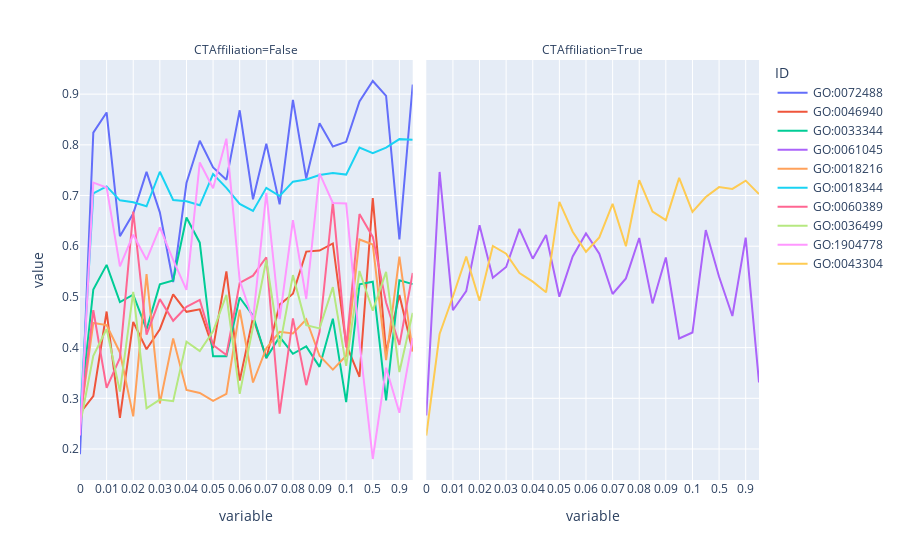

Notebook source saved alongside this figure:
### Code cell
fig = px.line(data_frame=auc_merged_CT_melted, 
              x = "variable", 
              y = "value", 
              facet_col = "CTAffiliation",
              color = 'ID')
fig.show()

### Figure 1 — Plotly figure (JSON) as saved in the notebook; plotly's stock layout.template omitted (floating-point values rounded to 4 significant figures)
{"data": [{"hovertemplate": "ID=GO:0072488<br>CTAffiliation=False<br>variable=%{x}<br>value=%{y}<extra></extra>", "legendgroup": "GO:0072488", "line": {"color": "#636efa", "dash": "solid"}, "marker": {"symbol": "circle"}, "mode": "lines", "name": "GO:0072488", "orientation": "v", "showlegend": true, "type": "scatter", "x": ["0", "0.005", "0.01", "0.015", "0.02", "0.025", "0.03", "0.035", "0.04", "0.045", "0.05", "0.055", "0.06", "0.065", "0.07", "0.075", "0.08", "0.085", "0.09", "0.095", "0.1", "0.3", "0.5", "0.7", "0.9", "1"], "xaxis": "x", "y": [0.1896, 0.8241, 0.8638, 0.6198, 0.6645, 0.7466, 0.6669, 0.5293, 0.7246, 0.8081, 0.7555, 0.7309, 0.8682, 0.6926, 0.8021, 0.6825, 0.8887, 0.7337, 0.8426, 0.7968, 0.8059, 0.8854, 0.9259, 0.8964, 0.6136, 0.9189], "yaxis": "y"}, {"hovertemplate": "ID=GO:0046940<br>CTAffiliation=False<br>variable=%{x}<br>value=%{y}<extra></extra>", "legendgroup": "GO:0046940", "line": {"color": "#EF553B", "dash": "solid"}, "marker": {"symbol": "circle"}, "mode": "lines", "name": "GO:0046940", "orientation": "v", "showlegend": true, "type": "scatter", "x": ["0", "0.005", "0.01", "0.015", "0.02", "0.025", "0.03", "0.035", "0.04", "0.045", "0.05", "0.055", "0.06", "0.065", "0.07", "0.075", "0.08", "0.085", "0.09", "0.095", "0.1", "0.3", "0.5", "0.7", "0.9", "1"], "xaxis": "x", "y": [0.2705, 0.3044, 0.4712, 0.2614, 0.4508, 0.3968, 0.4363, 0.5051, 0.4706, 0.4754, 0.3991, 0.5503, 0.3349, 0.4591, 0.3792, 0.4847, 0.5063, 0.5894, 0.5914, 0.6055, 0.4064, 0.3425, 0.6949, 0.3913, 0.5037, 0.3927], "yaxis": "y"}, {"hovertemplate": "ID=GO:0033344<br>CTAffiliation=False<br>variable=%{x}<br>value=%{y}<extra></extra>", "legendgroup": "GO:0033344", "line": {"color": "#00cc96", "dash": "solid"}, "marker": {"symbol": "circle"}, "mode": "lines", "name": "GO:0033344", "orientation": "v", "showlegend": true, "type": "scatter", "x": ["0", "0.005", "0.01", "0.015", "0.02", "0.025", "0.03", "0.035", "0.04", "0.045", "0.05", "0.055", "0.06", "0.065", "0.07", "0.075", "0.08", "0.085", "0.09", "0.095", "0.1", "0.3", "0.5", "0.7", "0.9", "1"], "xaxis": "x", "y": [0.2695, 0.5146, 0.5632, 0.4897, 0.5045, 0.4358, 0.5248, 0.5323, 0.6568, 0.607, 0.3829, 0.383, 0.4989, 0.4631, 0.3794, 0.4213, 0.3878, 0.4024, 0.3621, 0.457, 0.2924, 0.525, 0.5301, 0.296, 0.5328, 0.5253], "yaxis": "y"}, {"hovertemplate": "ID=GO:0061045<br>CTAffiliation=True<br>variable=%{x}<br>value=%{y}<extra></extra>", "legendgroup": "GO:0061045", "line": {"color": "#ab63fa", "dash": "solid"}, "marker": {"symbol": "circle"}, "mode": "lines", "name": "GO:0061045", "orientation": "v", "showlegend": true, "type": "scatter", "x": ["0", "0.005", "0.01", "0.015", "0.02", "0.025", "0.03", "0.035", "0.04", "0.045", "0.05", "0.055", "0.06", "0.065", "0.07", "0.075", "0.08", "0.085", "0.09", "0.095", "0.1", "0.3", "0.5", "0.7", "0.9", "1"], "xaxis": "x2", "y": [0.2661, 0.7465, 0.4738, 0.5113, 0.6413, 0.5377, 0.5591, 0.6342, 0.5755, 0.6222, 0.5005, 0.5797, 0.6251, 0.5851, 0.5058, 0.5365, 0.6161, 0.4872, 0.5778, 0.418, 0.4299, 0.6319, 0.5399, 0.4624, 0.6171, 0.3312], "yaxis": "y2"}, {"hovertemplate": "ID=GO:0018216<br>CTAffiliation=False<br>variable=%{x}<br>value=%{y}<extra></extra>", "legendgroup": "GO:0018216", "line": {"color": "#FFA15A", "dash": "solid"}, "marker": {"symbol": "circle"}, "mode": "lines", "name": "GO:0018216", "orientation": "v", "showlegend": true, "type": "scatter", "x": ["0", "0.005", "0.01", "0.015", "0.02", "0.025", "0.03", "0.035", "0.04", "0.045", "0.05", "0.055", "0.06", "0.065", "0.07", "0.075", "0.08", "0.085", "0.09", "0.095", "0.1", "0.3", "0.5", "0.7", "0.9", "1"], "xaxis": "x", "y": [0.2583, 0.4487, 0.4445, 0.3905, 0.2643, 0.5448, 0.2897, 0.4179, 0.3165, 0.3105, 0.295, 0.3086, 0.4747, 0.3312, 0.3989, 0.4312, 0.4278, 0.4559, 0.3839, 0.3565, 0.3839, 0.6133, 0.6034, 0.3755, 0.5795, 0.3922], "yaxis": "y"}, {"hovertemplate": "ID=GO:0018344<br>CTAffiliation=False<br>variable=%{x}<br>value=%{y}<extra></extra>", "legendgroup": "GO:0018344", "line": {"color": "#19d3f3", "dash": "solid"}, "marker": {"symbol": "circle"}, "mode": "lines", "name": "GO:0018344", "orientation": "v", "showlegend": true, "type": "scatter", "x": ["0", "0.005", "0.01", "0.015", "0.02", "0.025", "0.03", "0.035", "0.04", "0.045", "0.05", "0.055", "0.06", "0.065", "0.07", "0.075", "0.08", "0.085", "0.09", "0.095", "0.1", "0.3", "0.5", "0.7", "0.9", "1"], "xaxis": "x", "y": [0.2556, 0.7042, 0.718, 0.6905, 0.6869, 0.6788, 0.7469, 0.6911, 0.6889, 0.6808, 0.7422, 0.7151, 0.6835, 0.6695, 0.7153, 0.6991, 0.7274, 0.7318, 0.7406, 0.7445, 0.7414, 0.7947, 0.7833, 0.7945, 0.8113, 0.8101], "yaxis": "y"}, {"hovertemplate": "ID=GO:0060389<br>CTAffiliation=False<br>variable=%{x}<br>value=%{y}<extra></extra>", "legendgroup": "GO:0060389", "line": {"color": "#FF6692", "dash": "solid"}, "marker": {"symbol": "circle"}, "mode": "lines", "name": "GO:0060389", "orientation": "v", "showlegend": true, "type": "scatter", "x": ["0", "0.005", "0.01", "0.015", "0.02", "0.025", "0.03", "0.035", "0.04", "0.045", "0.05", "0.055", "0.06", "0.065", "0.07", "0.075", "0.08", "0.085", "0.09", "0.095", "0.1", "0.3", "0.5", "0.7", "0.9", "1"], "xaxis": "x", "y": [0.2539, 0.4738, 0.3205, 0.3797, 0.6682, 0.4256, 0.4956, 0.4529, 0.4804, 0.4942, 0.4052, 0.3854, 0.5275, 0.5419, 0.5783, 0.2698, 0.4577, 0.3259, 0.4311, 0.687, 0.4003, 0.6635, 0.6184, 0.489, 0.4054, 0.5473], "yaxis": "y"}, {"hovertemplate": "ID=GO:0036499<br>CTAffiliation=False<br>variable=%{x}<br>value=%{y}<extra></extra>", "legendgroup": "GO:0036499", "line": {"color": "#B6E880", "dash": "solid"}, "marker": {"symbol": "circle"}, "mode": "lines", "name": "GO:0036499", "orientation": "v", "showlegend": true, "type": "scatter", "x": ["0", "0.005", "0.01", "0.015", "0.02", "0.025", "0.03", "0.035", "0.04", "0.045", "0.05", "0.055", "0.06", "0.065", "0.07", "0.075", "0.08", "0.085", "0.09", "0.095", "0.1", "0.3", "0.5", "0.7", "0.9", "1"], "xaxis": "x", "y": [0.2465, 0.3838, 0.4366, 0.3132, 0.5098, 0.2802, 0.2975, 0.2942, 0.4118, 0.3931, 0.4322, 0.504, 0.3087, 0.4392, 0.5729, 0.4014, 0.543, 0.4444, 0.438, 0.5194, 0.3638, 0.5511, 0.473, 0.5493, 0.3518, 0.4686], "yaxis": "y"}, {"hovertemplate": "ID=GO:1904778<br>CTAffiliation=False<br>variable=%{x}<br>value=%{y}<extra></extra>", "legendgroup": "GO:1904778", "line": {"color": "#FF97FF", "dash": "solid"}, "marker": {"symbol": "circle"}, "mode": "lines", "name": "GO:1904778", "orientation": "v", "showlegend": true, "type": "scatter", "x": ["0", "0.005", "0.01", "0.015", "0.02", "0.025", "0.03", "0.035", "0.04", "0.045", "0.05", "0.055", "0.06", "0.065", "0.07", "0.075", "0.08", "0.085", "0.09", "0.095", "0.1", "0.3", "0.5", "0.7", "0.9", "1"], "xaxis": "x", "y": [0.2268, 0.7255, 0.7159, 0.5602, 0.6227, 0.5733, 0.637, 0.573, 0.5139, 0.7652, 0.7143, 0.8121, 0.5329, 0.4544, 0.7053, 0.4563, 0.6516, 0.4959, 0.7435, 0.6852, 0.6842, 0.4102, 0.1803, 0.3604, 0.2713, 0.4192], "yaxis": "y"}, {"hovertemplate": "ID=GO:0043304<br>CTAffiliation=True<br>variable=%{x}<br>value=%{y}<extra></extra>", "legendgroup": "GO:0043304", "line": {"color": "#FECB52", "dash": "solid"}, "marker": {"symbol": "circle"}, "mode": "lines", "name": "GO:0043304", "orientation": "v", "showlegend": true, "type": "scatter", "x": ["0", "0.005", "0.01", "0.015", "0.02", "0.025", "0.03", "0.035", "0.04", "0.045", "0.05", "0.055", "0.06", "0.065", "0.07", "0.075", "0.08", "0.085", "0.09", "0.095", "0.1", "0.3", "0.5", "0.7", "0.9", "1"], "xaxis": "x2", "y": [0.2265, 0.4268, 0.5008, 0.5796, 0.4924, 0.6005, 0.5853, 0.5472, 0.5302, 0.5091, 0.6876, 0.6287, 0.589, 0.6174, 0.6835, 0.6001, 0.7302, 0.6684, 0.6515, 0.7349, 0.6676, 0.697, 0.7166, 0.7129, 0.7294, 0.7029], "yaxis": "y2"}], "layout": {"annotations": [{"font": {}, "showarrow": false, "text": "CTAffiliation=False", "x": 0.245, "xanchor": "center", "xref": "paper", "y": 1, "yanchor": "bottom", "yref": "paper"}, {"font": {}, "showarrow": false, "text": "CTAffiliation=True", "x": 0.755, "xanchor": "center", "xref": "paper", "y": 1, "yanchor": "bottom", "yref": "paper"}], "legend": {"title": {"text": "ID"}, "tracegroupgap": 0}, "margin": {"t": 60}, "xaxis": {"anchor": "y", "domain": [0, 0.49], "title": {"text": "variable"}}, "xaxis2": {"anchor": "y2", "domain": [0.51, 1], "matches": "x", "title": {"text": "variable"}}, "yaxis": {"anchor": "x", "domain": [0, 1], "title": {"text": "value"}}, "yaxis2": {"anchor": "x2", "domain": [0, 1], "matches": "y", "showticklabels": false}}}
